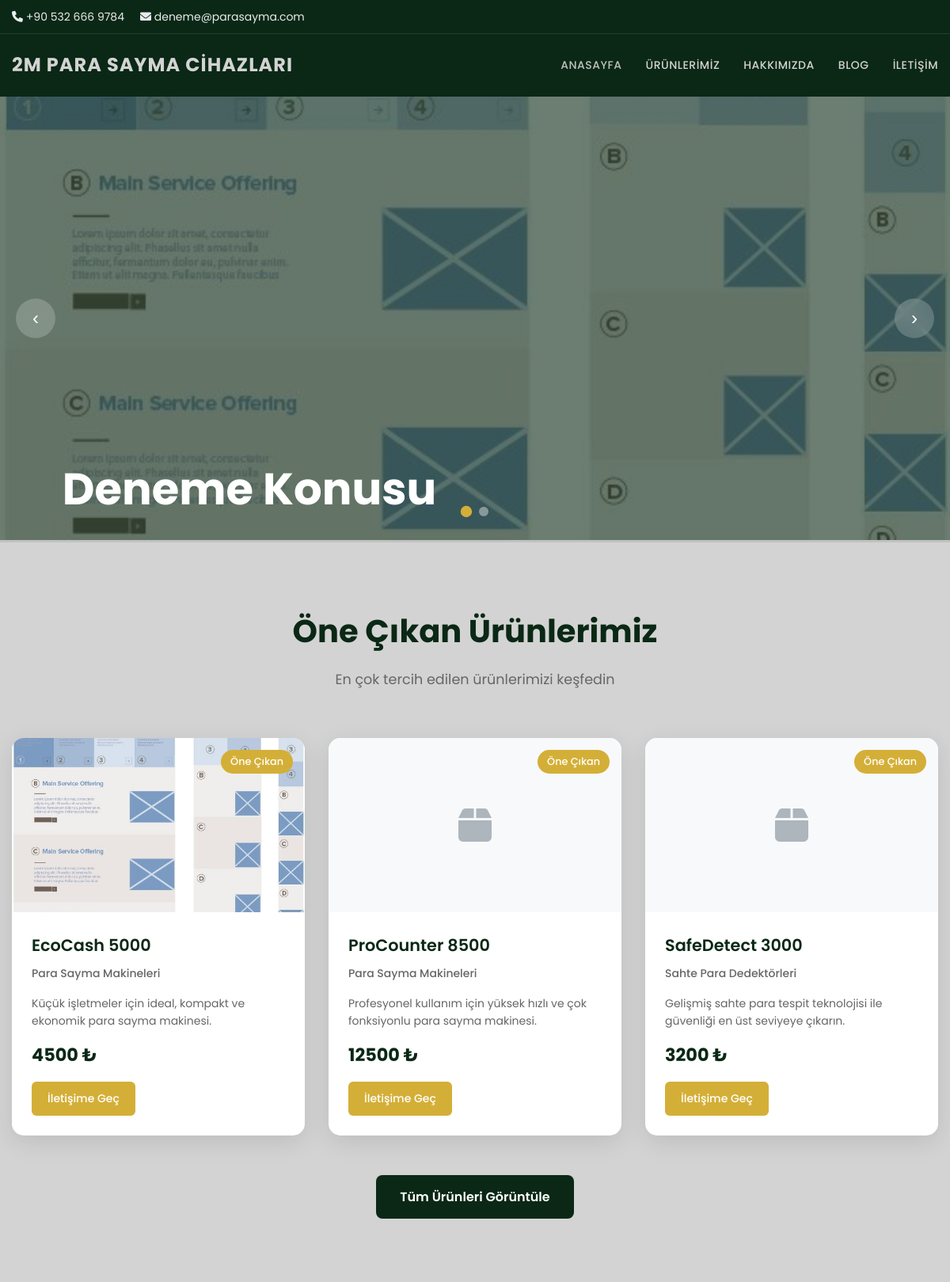
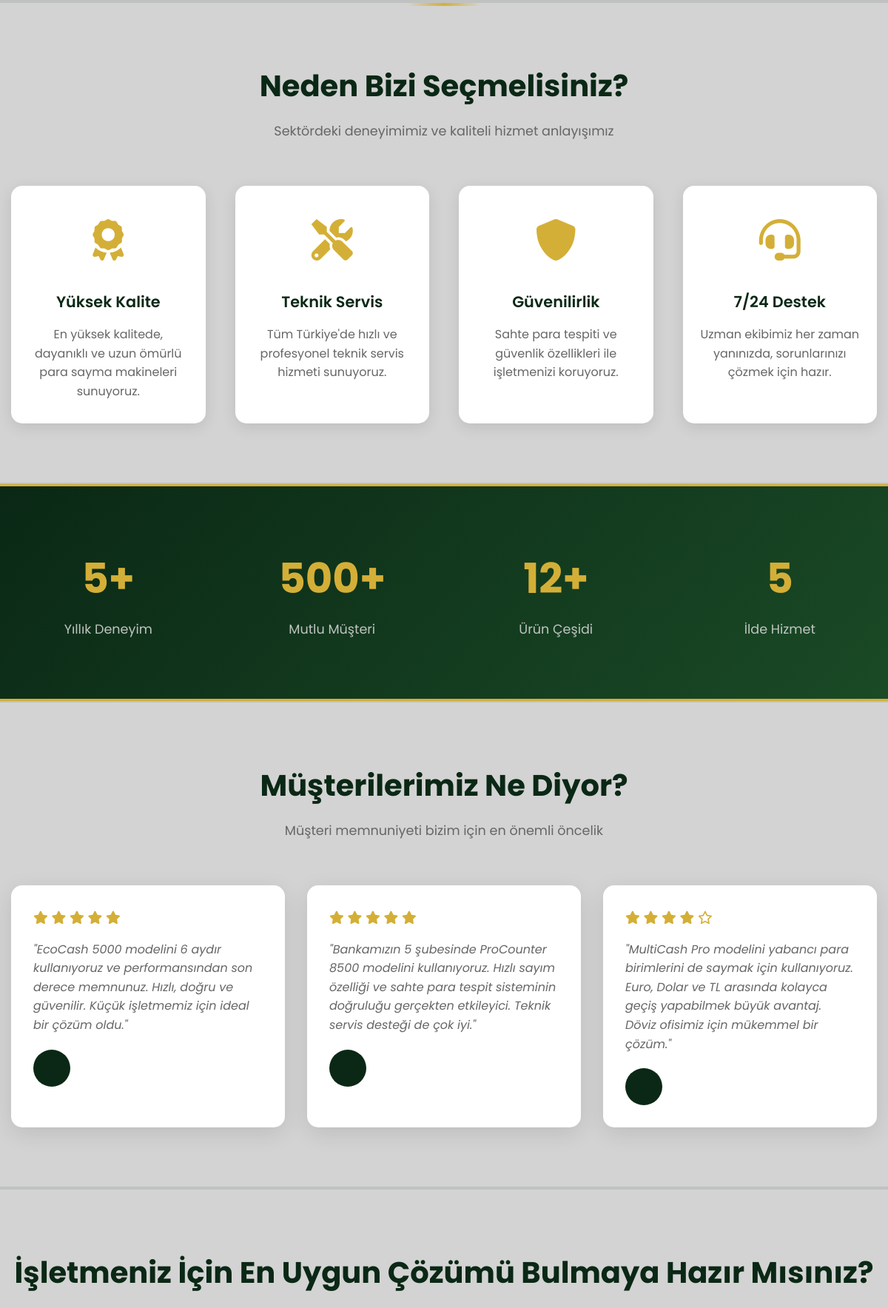
The page / (upper part) on the database its author committed (2 pictures, top to bottom).
### website/models.py (models this page shows, shortened)
class SiteSettings(models.Model):
    site_title = models.CharField(max_length=100, default="2M ISTANBUL ELEKTRONİK")
    site_description = models.TextField(default="Para sayma makineleri ve çözümleri için güvenilir adres")
    logo = models.ImageField(upload_to='site/', null=True, blank=True)
    favicon = models.ImageField(upload_to='site/', null=True, blank=True)
    phone_primary = models.CharField(max_length=20, default="+90 123 456 78 90")
    phone_secondary = models.CharField(max_length=20, blank=True)
    email_primary = models.EmailField(default="info@2mistanbul.com")
    email_secondary = models.EmailField(blank=True)
    address = models.TextField(default="Merkez Mah. Atatürk Cad. No:123 Kat:5, İstanbul")
    working_hours_weekday = models.CharField(max_length=50, default="09:00 - 18:00")
    working_hours_saturday = models.CharField(max_length=50, default="09:00 - 15:00")
    working_hours_sunday = models.CharField(max_length=50, default="Kapalı")
    facebook_url = models.URLField(blank=True)
    twitter_url = models.URLField(blank=True)
    instagram_url = models.URLField(blank=True)
    linkedin_url = models.URLField(blank=True)
    youtube_url = models.URLField(blank=True)
    meta_keywords = models.TextField(blank=True)
    google_analytics = models.TextField(blank=True)
    created_at = models.DateTimeField(auto_now_add=True)
    updated_at = models.DateTimeField(auto_now=True)
    class Meta:
        verbose_name = "Site Ayarları"
        verbose_name_plural = "Site Ayarları"

class HomeSlider(models.Model):
    title = models.CharField(max_length=200, verbose_name="Başlık")
    subtitle = models.CharField(max_length=300, blank=True, verbose_name="Alt Başlık")
    description = models.TextField(blank=True, verbose_name="Açıklama")
    image = models.ImageField(upload_to='slider/', verbose_name="Resim")
    button_text = models.CharField(max_length=50, blank=True, verbose_name="Buton Yazısı")
    button_url = models.CharField(max_length=200, blank=True, verbose_name="Buton Linki")
    is_active = models.BooleanField(default=True, verbose_name="Aktif")
    order = models.PositiveIntegerField(default=0, verbose_name="Sıralama")
    class Meta:
        verbose_name = "Ana Sayfa Slider"
        verbose_name_plural = "Ana Sayfa Slider"
        ordering = ['order']

class Product(models.Model):
    name = models.CharField(max_length=200, verbose_name="Ürün Adı")
    slug = models.SlugField(unique=True)
    category = models.ForeignKey(ProductCategory, on_delete=models.CASCADE, verbose_name="Kategori")
    description = models.TextField(verbose_name="Açıklama")
    short_description = models.CharField(max_length=300, verbose_name="Kısa Açıklama")
    price = models.DecimalField(max_digits=10, decimal_places=2, null=True, blank=True, verbose_name="Fiyat")
    features = models.TextField(help_text="Her satıra bir özellik yazın", verbose_name="Özellikler")
    technical_specs = models.TextField(blank=True, verbose_name="Teknik Özellikler")
    image = models.ImageField(upload_to='products/', verbose_name="Ana Resim")
    image_alt = models.CharField(max_length=200, blank=True, verbose_name="Resim Alt Text")
    is_featured = models.BooleanField(default=False, verbose_name="Öne Çıkan")
    is_active = models.BooleanField(default=True, verbose_name="Aktif")
    in_stock = models.BooleanField(default=True, verbose_name="Stokta")
    meta_title = models.CharField(max_length=60, blank=True, verbose_name="Meta Başlık")
    meta_description = models.CharField(max_length=160, blank=True, verbose_name="Meta Açıklama")
    created_at = models.DateTimeField(auto_now_add=True)
    updated_at = models.DateTimeField(auto_now=True)
    order = models.PositiveIntegerField(default=0, verbose_name="Sıralama")
    class Meta:
        verbose_name = "Ürün"
        verbose_name_plural = "Ürünler"
        ordering = ['order', '-created_at']

class ProductCategory(models.Model):
    name = models.CharField(max_length=100, verbose_name="Kategori Adı")
    slug = models.SlugField(unique=True)
    description = models.TextField(blank=True, verbose_name="Açıklama")
    image = models.ImageField(upload_to='categories/', blank=True, verbose_name="Kategori Resmi")
    is_active = models.BooleanField(default=True, verbose_name="Aktif")
    order = models.PositiveIntegerField(default=0, verbose_name="Sıralama")
    class Meta:
        verbose_name = "Ürün Kategorisi"
        verbose_name_plural = "Ürün Kategorileri"
        ordering = ['order', 'name']

class Testimonial(models.Model):
    client_name = models.CharField(max_length=100, verbose_name="Müşteri Adı")
    client_title = models.CharField(max_length=100, verbose_name="Ünvan/Şirket")
    client_photo = models.ImageField(upload_to='testimonials/', blank=True, verbose_name="Müşteri Fotoğrafı")
    content = models.TextField(verbose_name="Yorum İçeriği")
    rating = models.PositiveIntegerField(choices=[(i, i) for i in range(1, 6)], default=5, verbose_name="Puan")
    is_active = models.BooleanField(default=True, verbose_name="Aktif")
    order = models.PositiveIntegerField(default=0, verbose_name="Sıralama")
    created_at = models.DateTimeField(auto_now_add=True)
    class Meta:
        verbose_name = "Müşteri Yorumu"
        verbose_name_plural = "Müşteri Yorumları"
        ordering = ['order', '-created_at']

### website/views.py (the view, shortened to what this page needs)
# urls.py: path('', views.anasayfa, name='anasayfa'),
def anasayfa(request):
    context = get_site_context()
    context.update({
        'featured_products': Product.objects.filter(is_featured=True, is_active=True).order_by('order')[:4],
        'testimonials': Testimonial.objects.filter(is_active=True).order_by('order')[:3],
        'home_sliders': HomeSlider.objects.filter(is_active=True).order_by('order')[:5],
    })
    about_page = AboutPage.objects.first()
    if about_page:
        context.update({
            'stats': {
                'years_experience': about_page.years_experience,
                'happy_customers': about_page.happy_customers,
                'product_varieties': about_page.product_varieties,
                'cities_served': about_page.cities_served,
            }
        })
    return render(request, 'anasayfa.html', context)

### website/views.py (called while the page is built)
def get_site_context():
    try:
        site_settings = SiteSettings.objects.first()
    except SiteSettings.DoesNotExist:
        site_settings = None
    return {
        'site_settings': site_settings,
        'product_categories': ProductCategory.objects.filter(is_active=True).order_by('order'),
    }

### templates/anasayfa.html (shortened to what this page needs)
{% extends 'base.html' %}
{% load static %}
{% block content %}
{% if home_sliders %}
<section class="hero-slider">
    <div class="slider-container">
        {% for slider in home_sliders %}
            <div class="slide {% if forloop.first %}active{% endif %}">
                <div class="slide-content">
                    <div class="container">
                        <div class="slide-text">
                            <h1>{{ slider.title }}</h1>
                        </div>
                    </div>
                </div>
            </div>
        {% endfor %}
    </div>
    {% if home_sliders|length > 1 %}
        <div class="slider-nav">
            <button class="slider-btn prev-btn">‹</button>
            <button class="slider-btn next-btn">›</button>
        </div>
        <div class="slider-dots">
            {% for slider in home_sliders %}
                <button class="dot {% if forloop.first %}active{% endif %}" data-slide="{{ forloop.counter0 }}"></button>
            {% endfor %}
        </div>
    {% endif %}
</section>
{% endif %}
{% if featured_products %}
<section class="featured-products">
    <div class="container">
        <div class="section-header">
            <h2>Öne Çıkan Ürünlerimiz</h2>
            <p>En çok tercih edilen ürünlerimizi keşfedin</p>
        </div>
        <div class="products-grid">
            {% for product in featured_products %}
                <div class="product-card">
                    <div class="product-image">
                        {% if product.image %}
                            <img src="{{ product.image.url }}" alt="{{ product.name }}">
                        {% else %}
                            <div class="no-image">
                                <i class="fas fa-box"></i>
                            </div>
                        {% endif %}
                        {% if product.is_featured %}
                            <span class="featured-badge">Öne Çıkan</span>
                        {% endif %}
                    </div>
                    <div class="product-info">
                        <h3>{{ product.name }}</h3>
                        <p class="product-category">{{ product.category.name }}</p>
                        <p class="product-description">{{ product.short_description|truncatewords:15 }}</p>
                        {% if product.price %}
                            <div class="product-price">{{ product.price|floatformat:0 }} ₺</div>
                        {% endif %}
                        <a href="{% url 'website:iletisim' %}" class="product-btn">İletişime Geç</a>
                    </div>
                </div>
            {% endfor %}
        </div>
        <div class="text-center">
            <a href="{% url 'website:urunler' %}" class="view-all-btn">Tüm Ürünleri Görüntüle</a>
        </div>
    </div>
</section>
{% endif %}
<section class="company-features">
    <div class="container">
        <div class="section-header">
            <h2>Neden Bizi Seçmelisiniz?</h2>
            <p>Sektördeki deneyimimiz ve kaliteli hizmet anlayışımız</p>
        </div>
        <div class="features-grid">
            <div class="feature-card">
                <div class="feature-icon">
                    <i class="fas fa-award"></i>
                </div>
                <h3>Yüksek Kalite</h3>
                <p>En yüksek kalitede, dayanıklı ve uzun ömürlü para sayma makineleri sunuyoruz.</p>
            </div>
            <div class="feature-card">
                <div class="feature-icon">
                    <i class="fas fa-tools"></i>
                </div>
                <h3>Teknik Servis</h3>
                <p>Tüm Türkiye'de hızlı ve profesyonel teknik servis hizmeti sunuyoruz.</p>
            </div>
            <div class="feature-card">
                <div class="feature-icon">
                    <i class="fas fa-shield-alt"></i>
                </div>
                <h3>Güvenilirlik</h3>
                <p>Sahte para tespiti ve güvenlik özellikleri ile işletmenizi koruyoruz.</p>
            </div>
            <div class="feature-card">
                <div class="feature-icon">
                    <i class="fas fa-headset"></i>
                </div>
                <h3>7/24 Destek</h3>
                <p>Uzman ekibimiz her zaman yanınızda, sorunlarınızı çözmek için hazır.</p>
            </div>
        </div>
    </div>
</section>
<section class="stats-section">
    <div class="container">
        <div class="stats-grid">
            <div class="stat-item">
                <div class="stat-number">{{ stats.years_experience|default:"20" }}+</div>
                <div class="stat-label">Yıllık Deneyim</div>
            </div>
            <div class="stat-item">
                <div class="stat-number">{{ stats.happy_customers|default:"5000" }}+</div>
                <div class="stat-label">Mutlu Müşteri</div>
            </div>
            <div class="stat-item">
                <div class="stat-number">{{ stats.product_varieties|default:"30" }}+</div>
                <div class="stat-label">Ürün Çeşidi</div>
            </div>
            <div class="stat-item">
                <div class="stat-number">{{ stats.cities_served|default:"81" }}</div>
                <div class="stat-label">İlde Hizmet</div>
            </div>
        </div>
    </div>
</section>
{% if testimonials %}
<section class="testimonials">
    <div class="container">
        <div class="section-header">
            <h2>Müşterilerimiz Ne Diyor?</h2>
            <p>Müşteri memnuniyeti bizim için en önemli öncelik</p>
        </div>
        <div class="testimonials-grid">
            {% for testimonial in testimonials %}
                <div class="testimonial-card">
                    <div class="testimonial-content">
                        <div class="stars">
                            {% for i in "12345" %}
                                {% if forloop.counter <= testimonial.rating %}
                                    <i class="fas fa-star"></i>
                                {% else %}
                                    <i class="far fa-star"></i>
                                {% endif %}
                            {% endfor %}
                        </div>
                        <p>"{{ testimonial.content }}"</p>
                    </div>
                    <div class="testimonial-author">
                        {% if testimonial.photo %}
                            <img src="{{ testimonial.photo.url }}" alt="{{ testimonial.name }}">
                        {% else %}
                            <div class="author-avatar">{{ testimonial.name|first }}</div>
                        {% endif %}
                    </div>
                </div>
            {% endfor %}
        </div>
    </div>
</section>
{% endif %}
<section class="cta-section">
    <div class="container">
        <div class="cta-content">
            <h2>İşletmeniz İçin En Uygun Çözümü Bulmaya Hazır Mısınız?</h2>
        </div>
    </div>
</section>
{% endblock %}

### templates/base.html (shortened to what this page needs)
{% load static %}
<!DOCTYPE html>
<html lang="tr">
<head>
    <link rel="stylesheet" href="https://cdnjs.cloudflare.com/ajax/libs/font-awesome/6.0.0/css/all.min.css">
    <link rel="stylesheet" href="{% static 'css/styles.css' %}?v=20250118-1905">
</head>
<body>
    <div class="top-bar">
        <div class="container">
            <div class="contact-info">
                <span><i class="fas fa-phone"></i> {{ site_settings.phone_primary|default:"+90 123 456 78 90" }}</span>
                <span><i class="fas fa-envelope"></i> {{ site_settings.email_primary|default:"info@2mistanbul.com" }}</span>
            </div>
        </div>
    </div>
    <header class="main-header">
        <div class="container">
            <div class="logo">
                <a href="{% url 'website:anasayfa' %}">
                    {% if site_settings.logo %}
                        <img src="{{ site_settings.logo.url }}" alt="{{ site_settings.site_title }}" style="max-height: 40px;">
                    {% else %}
                        {{ site_settings.site_title|default:"2M ISTANBUL ELEKTRONİK" }}
                    {% endif %}
                </a>
            </div>
            <nav class="nav-menu">
                <a href="{% url 'website:anasayfa' %}">Anasayfa</a>
                <a href="{% url 'website:urunler' %}">Ürünlerimiz</a>
                <a href="{% url 'website:hakkimizda' %}">Hakkımızda</a>
                <a href="{% url 'website:blog' %}">Blog</a>
                <a href="{% url 'website:iletisim' %}">İletişim</a>
            </nav>
        </div>
    </header>
    <main>
        {% block content %}
        {% endblock %}
    </main>
</body>
</html>

### rows shown on the page
SiteSettings: phone_primary "+90 532 666 9784", email_primary "deneme@parasayma.com", site_title "2M PARA SAYMA CIHAZLARI"
HomeSlider: title "Deneme Konusu"
Product: image (picture), is_featured "Öne Çıkan", name "EcoCash 5000", category.name "Para Sayma Makineleri", short_description "Küçük işletmeler için ideal, kompakt ve ekonomik para sayma makinesi.", price "4500"
Product: is_featured "Öne Çıkan", name "ProCounter 8500", category.name "Para Sayma Makineleri", short_description "Profesyonel kullanım için yüksek hızlı ve çok fonksiyonlu para sayma makinesi.", price "12500"
Product: is_featured "Öne Çıkan", name "SafeDetect 3000", category.name "Sahte Para Dedektörleri", short_description "Gelişmiş sahte para tespit teknolojisi ile güvenliği en üst seviyeye çıkarın.", price "3200"
Testimonial: rating 5 (drawn), content "EcoCash 5000 modelini 6 aydır kullanıyoruz ve performansından son derece memnunuz. Hızlı, doğru ve güvenilir. Küçük işletmemiz için ideal bir çözüm oldu."
Testimonial: rating 5 (drawn), content "Bankamızın 5 şubesinde ProCounter 8500 modelini kullanıyoruz. Hızlı sayım özelliği ve sahte para tespit sisteminin doğruluğu gerçekten etkileyici. Teknik servis desteği de çok iyi."
Testimonial: rating 4 (drawn), content "MultiCash Pro modelini yabancı para birimlerini de saymak için kullanıyoruz. Euro, Dolar ve TL arasında kolayca geçiş yapabilmek büyük avantaj. Döviz ofisimiz için mükemmel bir çözüm."

### other values the page prints
{{ stats.years_experience|default:"20" }} "5"
{{ stats.happy_customers|default:"5000" }} "500"
{{ stats.product_varieties|default:"30" }} "12"
{{ stats.cities_served|default:"81" }} "5"
